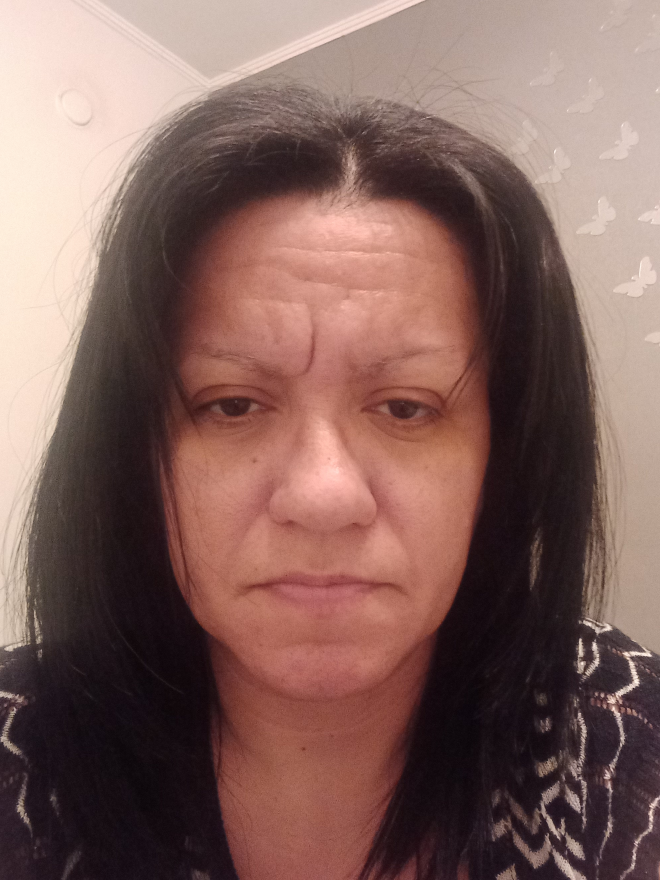
#> input picture dataset/celeba_spoof/photo/16.jpg, 1980 x 2640 px, found by its file name (shown at 1/3 size); its folder holds 4 pictures in this run
$ python antispoofing_celeba.py   (older library calls are emulated)
#> lines starting #> are read from the running program, lines starting #| are printed output that depends on the picture
import cv2
import numpy as np
import os
from sklearn.ensemble import RandomForestClassifier, VotingClassifier
from sklearn.svm import SVC
from sklearn.model_selection import StratifiedKFold
from sklearn.metrics import precision_score, recall_score, f1_score
from sklearn.metrics import confusion_matrix, classification_report
from imblearn.over_sampling import SMOTE
from collections import Counter
import seaborn as sns
import matplotlib.pyplot as plt
import warnings
warnings.filterwarnings('ignore')

# ── STEP 1: Feature Extraction ──
face_cascade = cv2.CascadeClassifier(
    cv2.data.haarcascades + 'haarcascade_frontalface_default.xml'
)

def extract_spoof_features(image_path):
    img = cv2.imread(image_path)
#> img is the input picture: shape (2640, 1980, 3); mean B, G, R 92.8, 99, 130.3
    if img is None:
        return None
    gray = cv2.cvtColor(img, cv2.COLOR_BGR2GRAY)
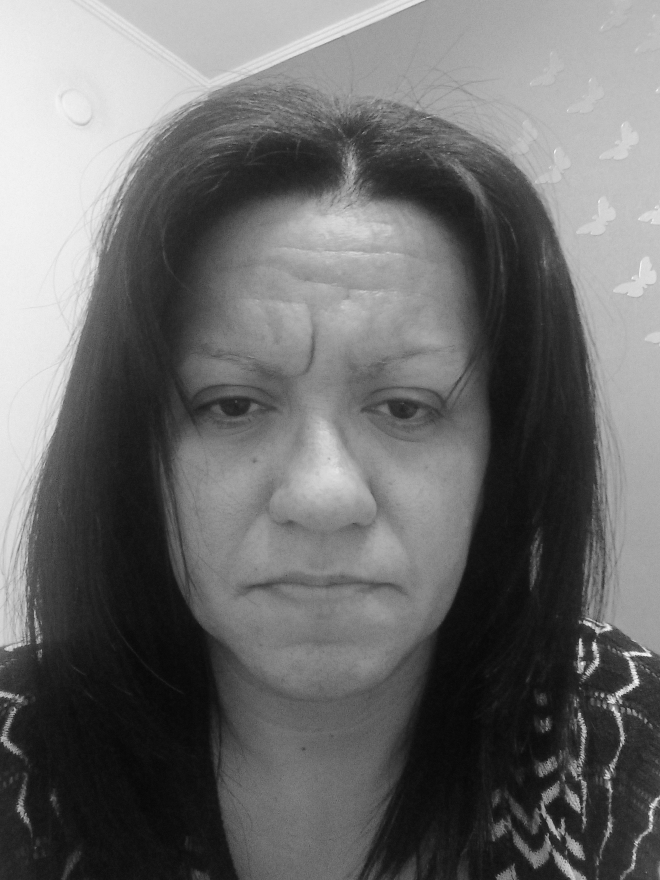
#> gray: shape (2640, 1980) (shown at 1/3 size); min 3, max 250, mean 107.6
    resized = cv2.resize(gray, (64, 64))
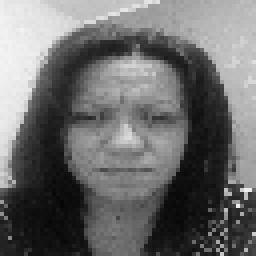
#> resized: shape (64, 64) (shown 4 times larger); min 6, max 243, mean 107.7

    # Feature 1: Gradient (texture)
    sobelx = cv2.Sobel(resized, cv2.CV_64F, 1, 0)
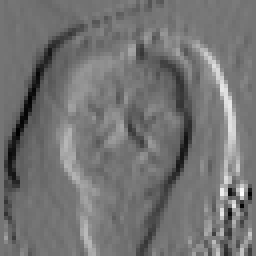
#> sobelx: shape (64, 64) float64 (shown 4 times larger); min -501, max 598, mean -3.5; drawn with min black and max white
    sobely = cv2.Sobel(resized, cv2.CV_64F, 0, 1)
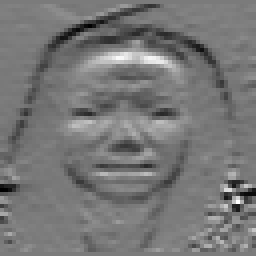
#> sobely: shape (64, 64) float64 (shown 4 times larger); min -468, max 498, mean -17.6; drawn with min black and max white
    grad = np.sqrt(sobelx**2 + sobely**2)
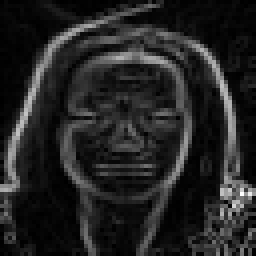
#> grad: shape (64, 64) float64 (shown 4 times larger); min 0, max 711.8, mean 100.9; drawn with min black and max white
    grad_mean = np.mean(grad)
#> grad_mean = 100.9
    grad_std  = np.std(grad)
#> grad_std = 108.8

    # Feature 2: Frequency (FFT)
    f_transform = np.fft.fft2(resized)
    f_shift     = np.fft.fftshift(f_transform)
    magnitude   = np.abs(f_shift)
    freq_mean   = np.mean(magnitude)
#> freq_mean = 1598
    freq_std    = np.std(magnitude)
#> freq_std = 8069.6

    # Feature 3: Pixel statistics
    pix_mean = np.mean(resized)
#> pix_mean = 107.7
    pix_std  = np.std(resized)
#> pix_std = 70.19

    # Feature 4: Laplacian (blur detection)
    laplacian = cv2.Laplacian(resized, cv2.CV_64F)
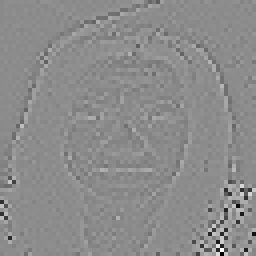
#> laplacian: shape (64, 64) float64 (shown 4 times larger); min -622, max 509, mean -0.1; drawn with min black and max white
    lap_var   = np.var(laplacian)
#> lap_var = 3743

    # Feature 5: Face detection confidence
    faces = face_cascade.detectMultiScale(gray, 1.1, 4)
#> faces = [[1655, 1814, 288, 288], [307, 729, 1337, 1337]]
    num_faces = len(faces)
#> num_faces = 2
    face_area = (faces[0][2] * faces[0][3]) if num_faces > 0 else 0
#> face_area = 82944

    return [
        grad_mean, grad_std,
        freq_mean, freq_std,
        pix_mean, pix_std,
        lap_var,
        num_faces, face_area
    ]

# ── STEP 2: Load Dataset ──
print("Loading CelebA Spoof Dataset...")

photo_path = "D:/FinalProj/dataset/celeba_spoof/photo"
video_path = "D:/FinalProj/dataset/celeba_spoof/video"

X, y = [], []
processed = 0

# Load REAL photos → label 0
print("Loading real photos (label 0)...")
photo_files = [f for f in os.listdir(photo_path)
               if f.lower().endswith(('.jpg','.jpeg','.png'))]

for img_file in photo_files[:500]:  # max 500 real
    img_path = os.path.join(photo_path, img_file)
    features = extract_spoof_features(img_path)
#> features = [100.9, 108.8, 1598, 8069.6, 107.7, 70.19, 3743, 2, 82944]
    if features is not None:
        X.append(features)
        y.append(0)  # real
        processed += 1
#> pass 2 of the loop `for img_file in photo_files[:500]:`:
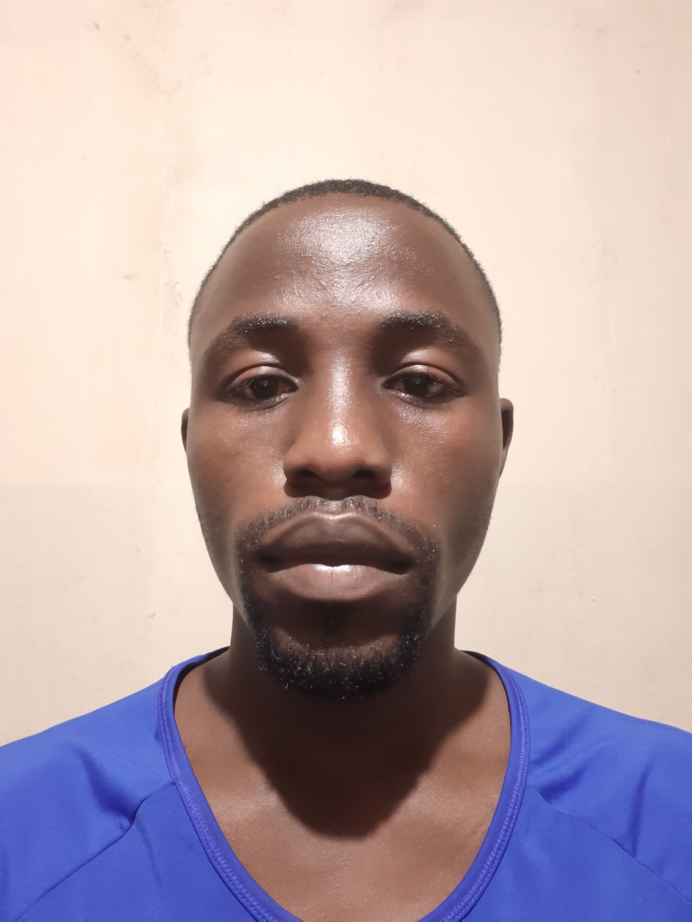
#> input picture dataset/celeba_spoof/photo/6.jpg, 3456 x 4608 px, found by its file name (shown at 1/5 size)
#> in extract_spoof_features, img is the input picture: shape (4608, 3456, 3); mean B, G, R 167.8, 164.5, 182.2
#> gray: shape (4608, 3456)
#> in extract_spoof_features (call 2), `grad = np.sqrt(sobelx**2 + sobely**2)`:
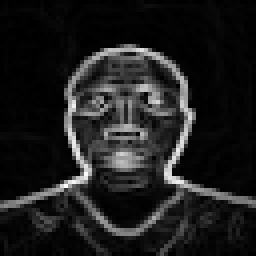
#> grad: shape (64, 64) float64 (shown 4 times larger); min 0, max 736, mean 87.4; drawn with min black and max white
#> grad_mean = 87.41
#> grad_std = 137.4
#> freq_mean = 1690.5
#> freq_std = 11691.4
#> pix_mean = 170.4
#> pix_std = 70.83
#> in extract_spoof_features (call 2), `laplacian = cv2.Laplacian(resized, cv2.CV_64F)`:
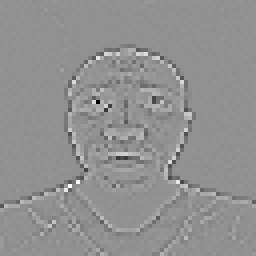
#> laplacian: shape (64, 64) float64 (shown 4 times larger); min -614, max 463, mean 0; drawn with min black and max white
#> lap_var = 3199
#> faces = [[2437, 3944, 67, 67], [1161, 4220, 75, 75], [649, 1065, 2075, 2075]]
#> num_faces = 3
#> face_area = 4489
#> features = [87.41, 137.4, 1690.5, 11691.4, 170.4, 70.83, 3199, 3, 4489]
#> pass 3 of the loop `for img_file in photo_files[:500]:`:
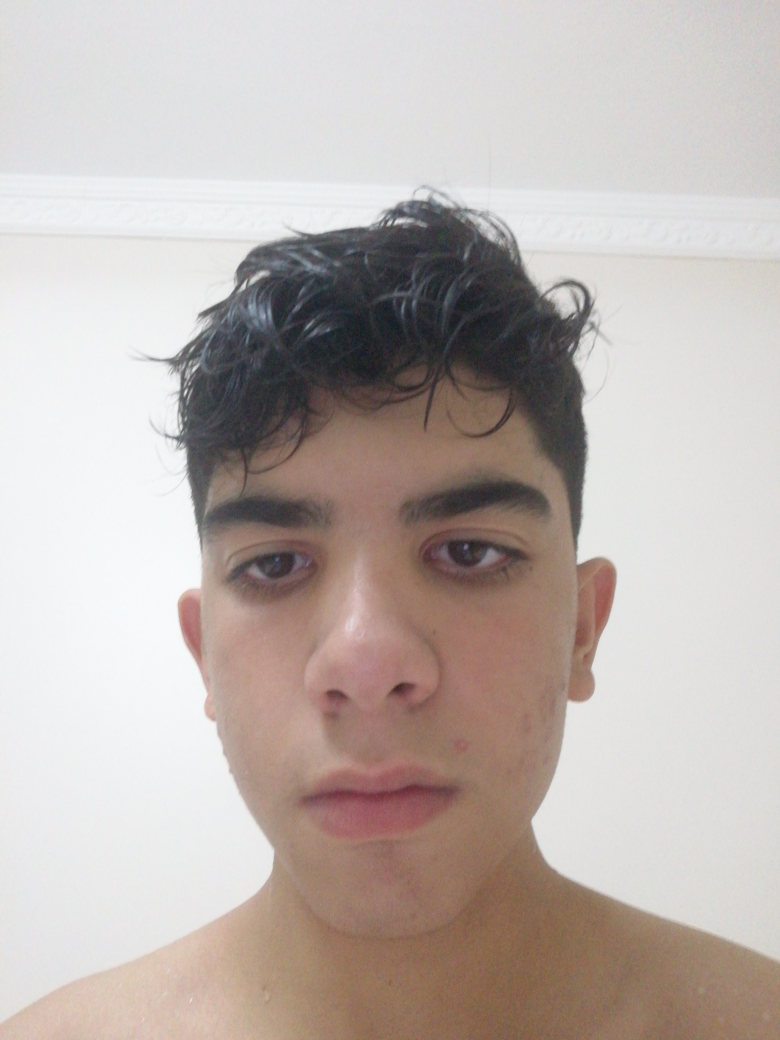
#> input picture dataset/celeba_spoof/photo/8.jpg, 3120 x 4160 px, found by its file name (shown at 1/4 size)
#> in extract_spoof_features, img is the input picture: shape (4160, 3120, 3); mean B, G, R 175.4, 180, 189.9
#> gray: shape (4160, 3120)
#> in extract_spoof_features (call 3), `grad = np.sqrt(sobelx**2 + sobely**2)`:
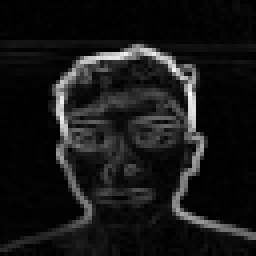
#> grad: shape (64, 64) float64 (shown 4 times larger); min 0, max 723.5, mean 65.6; drawn with min black and max white
#> grad_mean = 65.65
#> grad_std = 112.6
#> freq_mean = 1371.6
#> freq_std = 12227
#> pix_mean = 182.5
#> pix_std = 60.51
#> in extract_spoof_features (call 3), `laplacian = cv2.Laplacian(resized, cv2.CV_64F)`:
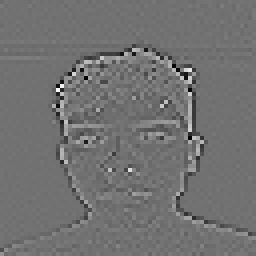
#> laplacian: shape (64, 64) float64 (shown 4 times larger); min -298, max 369, mean 0; drawn with min black and max white
#> lap_var = 1864
#> faces = [[424, 1418, 2114, 2114]]
#> num_faces = 1
#> face_area = 4468996
#> features = [65.65, 112.6, 1371.6, 12227, 182.5, 60.51, 1864, 1, 4468996]
#> the loop made 4 passes; the first 3 are shown

print(f"Real photos loaded: {processed}")

# Load SPOOF videos (first frame) → label 1
print("Loading spoof videos (label 1)...")
spoof_count = 0
#> spoof_count = 0
#> (the run stopped early here; a loop or call above may not have finished)
